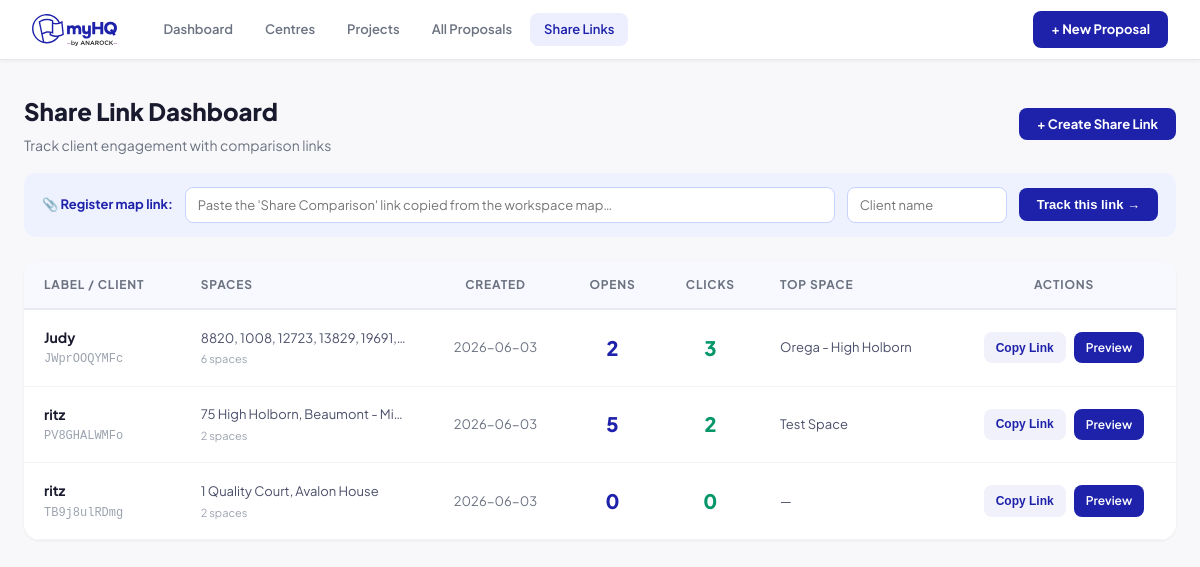
Page /dashboard on the earlier database version.
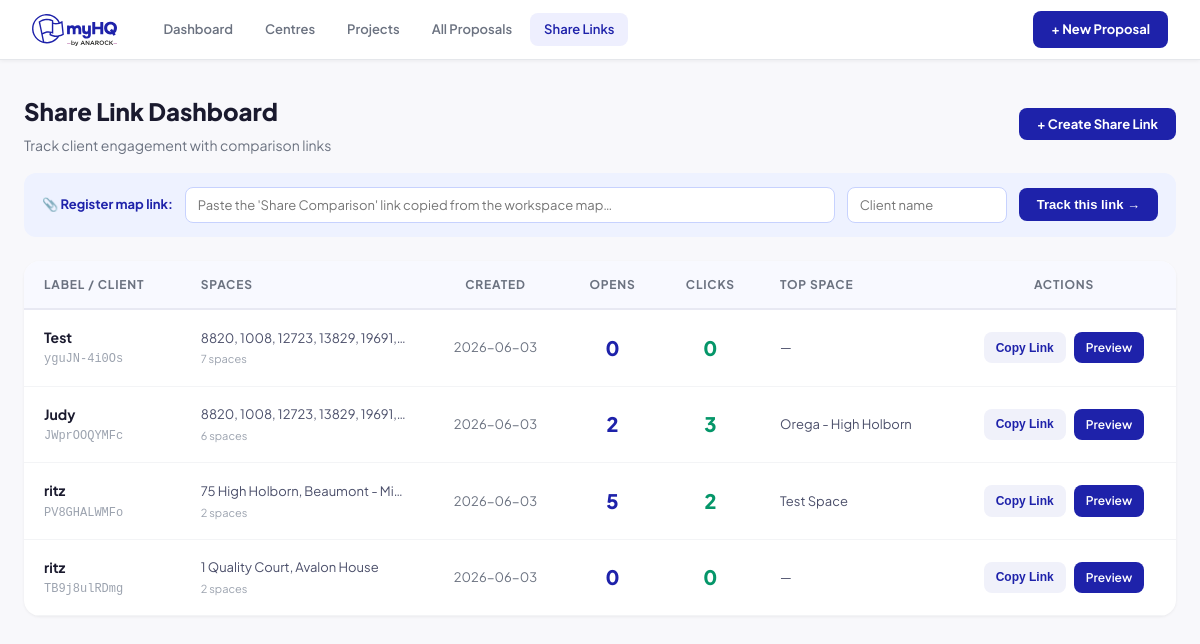
Same page on the later database version.
### tables this page shows
CREATE TABLE share_links (
            id INTEGER PRIMARY KEY AUTOINCREMENT,
            token TEXT UNIQUE NOT NULL,
            label TEXT,
            centre_ids TEXT NOT NULL,
            centre_names TEXT NOT NULL,
            created_at TIMESTAMP DEFAULT CURRENT_TIMESTAMP,
            created_by TEXT DEFAULT 'myHQ'
        );

### app.py (the view)
@app.route('/dashboard')
def dashboard():
    with get_db() as conn:
        links = conn.execute('SELECT * FROM share_links ORDER BY created_at DESC').fetchall()
        links = [dict(l) for l in links]
        for lnk in links:
            token = lnk['token']
            opens = conn.execute(
                "SELECT COUNT(*) FROM link_events WHERE token=? AND event_type='open'",
                (token,)
            ).fetchone()[0]
            clicks = conn.execute(
                "SELECT COUNT(*) FROM link_events WHERE token=? AND event_type='click'",
                (token,)
            ).fetchone()[0]
            top_row = conn.execute(
                """SELECT centre_name, COUNT(*) as cnt FROM link_events
                   WHERE token=? AND event_type='click' AND centre_name IS NOT NULL
                   GROUP BY centre_name ORDER BY cnt DESC LIMIT 1""",
                (token,)
            ).fetchone()
            lnk['opens'] = opens
            lnk['clicks'] = clicks
            lnk['top_space'] = top_row['centre_name'] if top_row else None
            try:
                lnk['centre_names_list'] = json.loads(lnk.get('centre_names') or '[]')
            except Exception:
                lnk['centre_names_list'] = []
    return render_template('dashboard.html', links=links, base_url=_base_url())

### app.py (called while the page is built)
def get_db():
    conn = sqlite3.connect(DB_PATH)
    conn.row_factory = sqlite3.Row
    return conn

def _base_url():
    try:
        return request.host_url.rstrip('/')
    except Exception:
        return BASE_URL or _RAILWAY_URL

### templates/dashboard.html (shortened to what this page needs)
{% extends 'base.html' %}
{% block content %}
<div class="page-header" style="display:flex;align-items:center;justify-content:space-between;margin-bottom:16px">
  <div>
    <h1 style="font-size:24px;font-weight:800;color:#1A1A2E">Share Link Dashboard</h1>
    <p style="margin-top:4px;font-size:14px;color:#6B7280">Track client engagement with comparison links</p>
  </div>
  <button class="btn btn-primary" onclick="openCreateModal()">+ Create Share Link</button>
</div>
<div style="background:#EEF2FF;border-radius:12px;padding:14px 18px;margin-bottom:24px;display:flex;align-items:center;gap:12px;flex-wrap:wrap">
  <div style="font-size:13px;font-weight:700;color:#1E22AA;white-space:nowrap">📎 Register map link:</div>
  <input id="quick-map-url" type="text" placeholder="Paste the 'Share Comparison' link copied from the workspace map…"
    style="flex:1;min-width:200px;padding:9px 12px;border:1.5px solid #C7D2FE;border-radius:8px;font-size:13px;outline:none;font-family:inherit"
    onfocus="this.style.borderColor='#1E22AA'" onblur="this.style.borderColor='#C7D2FE'">
  <input id="quick-client-name" type="text" placeholder="Client name"
    style="width:160px;padding:9px 12px;border:1.5px solid #C7D2FE;border-radius:8px;font-size:13px;outline:none;font-family:inherit"
    onfocus="this.style.borderColor='#1E22AA'" onblur="this.style.borderColor='#C7D2FE'">
  <button onclick="quickRegister()"
    style="padding:9px 18px;background:#1E22AA;color:white;border:none;border-radius:8px;font-size:13px;font-weight:700;cursor:pointer;white-space:nowrap">
    Track this link →
  </button>
</div>
{% if not links %}
<div style="text-align:center;padding:60px 20px;color:#9CA3AF">
  <div style="font-size:48px;margin-bottom:12px">🔗</div>
  <p style="font-size:16px;font-weight:600;color:#4B4F6A">No share links yet</p>
  <p style="margin-top:6px;font-size:14px">Create your first link to start tracking client engagement.</p>
  <button class="btn btn-primary" style="margin-top:20px" onclick="openCreateModal()">+ Create Share Link</button>
</div>
{% else %}
<div style="background:#fff;border-radius:16px;box-shadow:0 1px 3px rgba(0,0,0,0.06);overflow:hidden">
  <table style="width:100%;border-collapse:collapse">
    <thead>
      <tr style="background:#F8F9FF;border-bottom:2px solid #E8E9F3">
        <th style="text-align:left;padding:14px 20px;font-size:12px;font-weight:700;text-transform:uppercase;letter-spacing:0.8px;color:#6B7280">Label / Client</th>
        <th style="text-align:left;padding:14px 20px;font-size:12px;font-weight:700;text-transform:uppercase;letter-spacing:0.8px;color:#6B7280">Spaces</th>
        <th style="text-align:center;padding:14px 20px;font-size:12px;font-weight:700;text-transform:uppercase;letter-spacing:0.8px;color:#6B7280">Created</th>
        <th style="text-align:center;padding:14px 20px;font-size:12px;font-weight:700;text-transform:uppercase;letter-spacing:0.8px;color:#6B7280">Opens</th>
        <th style="text-align:center;padding:14px 20px;font-size:12px;font-weight:700;text-transform:uppercase;letter-spacing:0.8px;color:#6B7280">Clicks</th>
        <th style="text-align:left;padding:14px 20px;font-size:12px;font-weight:700;text-transform:uppercase;letter-spacing:0.8px;color:#6B7280">Top Space</th>
        <th style="text-align:center;padding:14px 20px;font-size:12px;font-weight:700;text-transform:uppercase;letter-spacing:0.8px;color:#6B7280">Actions</th>
      </tr>
    </thead>
    <tbody>
      {% for lnk in links %}
      <tr class="link-row" onclick="window.location='/dashboard/{{ lnk.token }}'"
          style="border-bottom:1px solid #F3F4F6;cursor:pointer;transition:background 0.15s"
          onmouseover="this.style.background='#F8F9FF'" onmouseout="this.style.background=''">
        <td style="padding:16px 20px">
          <div style="font-weight:700;color:#1A1A2E">{{ lnk.label or '(no label)' }}</div>
          <div style="font-size:12px;color:#9CA3AF;margin-top:2px;font-family:monospace">{{ lnk.token }}</div>
        </td>
        <td style="padding:16px 20px;font-size:13px;color:#4B4F6A;max-width:220px">
          <div style="white-space:nowrap;overflow:hidden;text-overflow:ellipsis">
            {{ lnk.centre_names_list|join(', ') }}
          </div>
          <div style="font-size:11px;color:#9CA3AF;margin-top:2px">{{ lnk.centre_names_list|length }} space{{ 's' if lnk.centre_names_list|length != 1 }}</div>
        </td>
        <td style="padding:16px 20px;text-align:center;font-size:13px;color:#6B7280">
          {{ lnk.created_at[:10] if lnk.created_at else '—' }}
        </td>
        <td style="padding:16px 20px;text-align:center">
          <span style="font-size:20px;font-weight:800;color:#1E22AA">{{ lnk.opens }}</span>
        </td>
        <td style="padding:16px 20px;text-align:center">
          <span style="font-size:20px;font-weight:800;color:#059669">{{ lnk.clicks }}</span>
        </td>
        <td style="padding:16px 20px;font-size:13px;color:#4B4F6A">
          {{ lnk.top_space or '—' }}
        </td>
        <td style="padding:16px 20px;text-align:center" onclick="event.stopPropagation()">
          <div style="display:flex;gap:8px;justify-content:center">
            <button class="btn-copy"
                    data-url="{{ base_url }}/compare/{{ lnk.token }}"
                    onclick="copyLink(this)"
                    style="font-size:12px;font-weight:600;padding:6px 12px;border-radius:8px;background:#F0F1FA;border:none;color:#1E22AA;cursor:pointer">
              Copy Link
            </button>
            <a href="/compare/{{ lnk.token }}" target="_blank"
               style="font-size:12px;font-weight:600;padding:6px 12px;border-radius:8px;background:#1E22AA;color:#fff;text-decoration:none">
              Preview
            </a>
          </div>
        </td>
      </tr>
      {% endfor %}
    </tbody>
  </table>
</div>
{% endif %}
{% endblock %}

### templates/base.html (shortened to what this page needs)
<!DOCTYPE html>
<html lang="en">
<head>
<link rel="stylesheet" href="{{ url_for('static', filename='css/style.css') }}">
</head>
<body>
<nav class="topnav">
  <a href="/" class="nav-logo">
    <img src="{{ url_for('static', filename='images/myhq-logo.svg') }}" alt="myHQ" height="32" onerror="this.style.display='none';this.nextElementSibling.style.display='block'">
  </a>
  <div class="nav-links">
    <a href="/" class="nav-link {% if request.path == '/' %}active{% endif %}">Dashboard</a>
    <a href="/centres" class="nav-link {% if '/centres' in request.path %}active{% endif %}">Centres</a>
    <a href="/projects" class="nav-link {% if '/projects' in request.path %}active{% endif %}">Projects</a>
    <a href="/proposals" class="nav-link {% if '/proposals' in request.path and '/projects' not in request.path %}active{% endif %}">All Proposals</a>
    <a href="/dashboard" class="nav-link {% if '/dashboard' in request.path %}active{% endif %}">Share Links</a>
  </div>
  <a href="/proposals/new" class="btn btn-primary">+ New Proposal</a>
</nav>
<main class="main-content">
{% block content %}{% endblock %}
</main>
</body>
</html>

### static/css/style.css (style rules this page uses)
:root { --blue: #1E22AA; --mint: #ADDFB3; --blush: #F4BEAA; --aqua: #96E6DC; --dark: #1D1D1B; --grey: #6B7280; --lgrey: #F5F5F5; --border: #E5E7EB; --white: #FFFFFF; --radius: 12px; --shadow: 0 1px 4px rgba(0,0,0,.07), 0 4px 16px rgba(0,0,0,.05); }
*, *::before, *::after { box-sizing: border-box; margin: 0; padding: 0; }
body { font-family: 'Plus Jakarta Sans', system-ui, sans-serif; color: var(--dark); background: #F8F8FB; font-size: 14px; line-height: 1.6; }
a { color: var(--blue); text-decoration: none; }
.topnav { position: sticky; top: 0; z-index: 100; display: flex; align-items: center; gap: 32px; height: 60px; padding: 0 32px; background: var(--white); border-bottom: 1px solid var(--border); box-shadow: 0 1px 4px rgba(0,0,0,.06); }
.nav-logo { display: flex; align-items: center; gap: 8px; text-decoration: none; }
.nav-links { display: flex; gap: 4px; flex: 1; }
.nav-link { padding: 6px 14px; border-radius: 8px; color: var(--grey); font-weight: 600; font-size: 13px; transition: background .15s, color .15s; }
.nav-link.active { color: var(--blue); background: #EEEFFE; }
.main-content { max-width: 1200px; margin: 0 auto; padding: 32px 24px; }
.page-header { display: flex; align-items: flex-start; justify-content: space-between; margin-bottom: 28px; gap: 16px; }
.page-header h1 { font-size: 26px; font-weight: 800; color: var(--blue); }
.btn { display: inline-flex; align-items: center; gap: 6px; padding: 8px 18px; border-radius: 8px; font-family: inherit; font-size: 13px; font-weight: 700; border: none; cursor: pointer; transition: opacity .15s, transform .1s; white-space: nowrap; }
.btn-primary { background: var(--blue); color: #fff; }

Differences in the rows shown:
added share_links: label "Test", token "yguJN-4i0Os", centre_names_list "8820, 1008, 12723, 13829, 19691,…", centre_names_list|length "7", centre_names_list "s", created_at "2026-06-03", opens "0", clicks "0", top_space "—"
